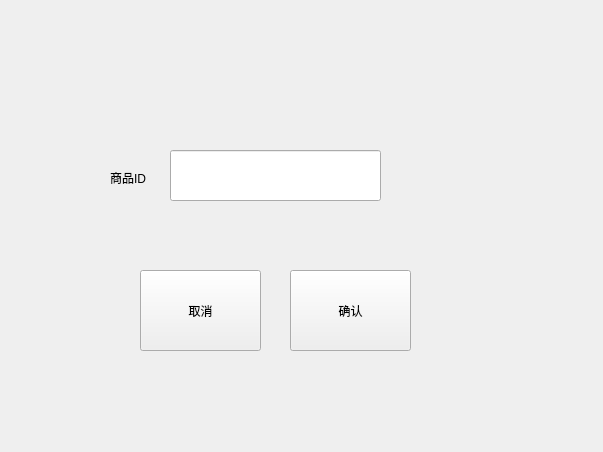
<?xml version="1.0" encoding="UTF-8"?>
<ui version="4.0">
 <class>PullCommodity</class>
 <widget class="QWidget" name="PullCommodity">
  <property name="geometry">
   <rect>
    <x>0</x>
    <y>0</y>
    <width>603</width>
    <height>452</height>
   </rect>
  </property>
  <property name="windowTitle">
   <string>Form</string>
  </property>
  <widget class="QLineEdit" name="lineEdit">
   <property name="geometry">
    <rect>
     <x>170</x>
     <y>150</y>
     <width>211</width>
     <height>51</height>
    </rect>
   </property>
  </widget>
  <widget class="QLabel" name="label">
   <property name="geometry">
    <rect>
     <x>110</x>
     <y>170</y>
     <width>60</width>
     <height>16</height>
    </rect>
   </property>
   <property name="text">
    <string>商品ID</string>
   </property>
  </widget>
  <widget class="QPushButton" name="cancel">
   <property name="geometry">
    <rect>
     <x>140</x>
     <y>270</y>
     <width>121</width>
     <height>81</height>
    </rect>
   </property>
   <property name="text">
    <string>取消</string>
   </property>
  </widget>
  <widget class="QPushButton" name="ok">
   <property name="geometry">
    <rect>
     <x>290</x>
     <y>270</y>
     <width>121</width>
     <height>81</height>
    </rect>
   </property>
   <property name="text">
    <string>确认</string>
   </property>
  </widget>
 </widget>
 <resources/>
 <connections/>
</ui>
